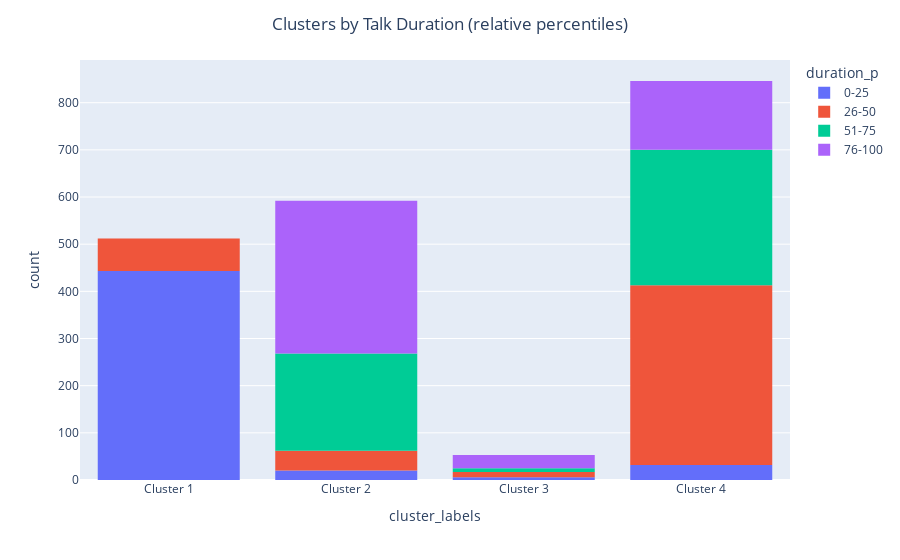

Notebook code for this chart:
### Code cell
import plotly.express as px

#CLUSTER DISTRIBUTION FOR DURATION
fig = px.histogram(train_cluster, x = 'cluster_labels', color= 'duration_p',
                   labels=dict(goal_usd1 = 'Percentile'), 
                   category_orders={'duration_p': ['0-25', '26-50', '51-75', '75-100']}).update_xaxes(categoryorder='category ascending')

fig.update_layout(title_text='Clusters by Talk Duration (relative percentiles)', title_x=0.5)
fig.show()

### Figure 1 — Plotly figure (JSON) as saved in the notebook; plotly's stock layout.template omitted (floating-point values rounded to 4 significant figures; data arrays with more than 128 entries replaced by an {"elided": "..."} marker saying what was removed)
{"data": [{"alignmentgroup": "True", "bingroup": "x", "hovertemplate": "duration_p=0-25<br>cluster_labels=%{x}<br>count=%{y}<extra></extra>", "legendgroup": "0-25", "marker": {"color": "#636efa"}, "name": "0-25", "offsetgroup": "0-25", "orientation": "v", "showlegend": true, "type": "histogram", "x": {"elided": "501 str values"}, "xaxis": "x", "yaxis": "y"}, {"alignmentgroup": "True", "bingroup": "x", "hovertemplate": "duration_p=26-50<br>cluster_labels=%{x}<br>count=%{y}<extra></extra>", "legendgroup": "26-50", "marker": {"color": "#EF553B"}, "name": "26-50", "offsetgroup": "26-50", "orientation": "v", "showlegend": true, "type": "histogram", "x": {"elided": "503 str values"}, "xaxis": "x", "yaxis": "y"}, {"alignmentgroup": "True", "bingroup": "x", "hovertemplate": "duration_p=51-75<br>cluster_labels=%{x}<br>count=%{y}<extra></extra>", "legendgroup": "51-75", "marker": {"color": "#00cc96"}, "name": "51-75", "offsetgroup": "51-75", "orientation": "v", "showlegend": true, "type": "histogram", "x": {"elided": "501 str values"}, "xaxis": "x", "yaxis": "y"}, {"alignmentgroup": "True", "bingroup": "x", "hovertemplate": "duration_p=76-100<br>cluster_labels=%{x}<br>count=%{y}<extra></extra>", "legendgroup": "76-100", "marker": {"color": "#ab63fa"}, "name": "76-100", "offsetgroup": "76-100", "orientation": "v", "showlegend": true, "type": "histogram", "x": {"elided": "498 str values"}, "xaxis": "x", "yaxis": "y"}], "layout": {"autosize": true, "barmode": "relative", "legend": {"title": {"text": "duration_p"}, "tracegroupgap": 0}, "margin": {"t": 60}, "title": {"text": "Clusters by Talk Duration (relative percentiles)", "x": 0.5}, "xaxis": {"anchor": "y", "autorange": true, "categoryorder": "category ascending", "domain": [0, 1], "range": [-0.5, 3.5], "title": {"text": "cluster_labels"}, "type": "category"}, "yaxis": {"anchor": "x", "autorange": true, "domain": [0, 1], "range": [0, 890.5], "title": {"text": "count"}}}}
